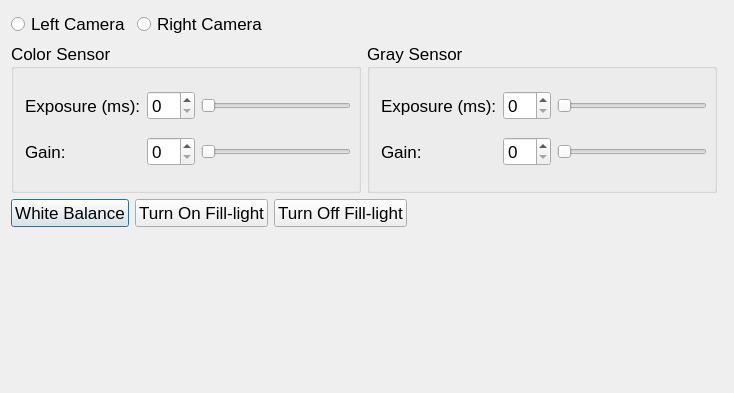
<?xml version="1.0" encoding="UTF-8"?>
<ui version="4.0">
 <class>ParameterDialogClass</class>
 <widget class="QDialog" name="ParameterDialogClass">
  <property name="geometry">
   <rect>
    <x>0</x>
    <y>0</y>
    <width>734</width>
    <height>393</height>
   </rect>
  </property>
  <property name="font">
   <font>
    <family>Microsoft YaHei UI</family>
    <pointsize>13</pointsize>
   </font>
  </property>
  <property name="windowTitle">
   <string>ParameterDialog</string>
  </property>
  <layout class="QVBoxLayout" name="verticalLayout">
   <item>
    <layout class="QHBoxLayout" name="horizontalLayout">
     <item>
      <widget class="QRadioButton" name="rbLeftCamera">
       <property name="sizePolicy">
        <sizepolicy hsizetype="Minimum" vsizetype="Maximum">
         <horstretch>0</horstretch>
         <verstretch>0</verstretch>
        </sizepolicy>
       </property>
       <property name="font">
        <font>
         <family>Microsoft YaHei UI</family>
         <pointsize>13</pointsize>
        </font>
       </property>
       <property name="text">
        <string>Left Camera</string>
       </property>
      </widget>
     </item>
     <item>
      <widget class="QRadioButton" name="rbRightCamera">
       <property name="sizePolicy">
        <sizepolicy hsizetype="Minimum" vsizetype="Maximum">
         <horstretch>0</horstretch>
         <verstretch>0</verstretch>
        </sizepolicy>
       </property>
       <property name="font">
        <font>
         <family>Microsoft YaHei UI</family>
         <pointsize>13</pointsize>
        </font>
       </property>
       <property name="text">
        <string>Right Camera</string>
       </property>
      </widget>
     </item>
     <item>
      <spacer name="horizontalSpacer_2">
       <property name="orientation">
        <enum>Qt::Horizontal</enum>
       </property>
       <property name="sizeHint" stdset="0">
        <size>
         <width>40</width>
         <height>20</height>
        </size>
       </property>
      </spacer>
     </item>
    </layout>
   </item>
   <item>
    <layout class="QHBoxLayout" name="horizontalLayout_2">
     <item>
      <widget class="QGroupBox" name="gbColorSensor">
       <property name="sizePolicy">
        <sizepolicy hsizetype="Minimum" vsizetype="Minimum">
         <horstretch>0</horstretch>
         <verstretch>0</verstretch>
        </sizepolicy>
       </property>
       <property name="minimumSize">
        <size>
         <width>350</width>
         <height>150</height>
        </size>
       </property>
       <property name="font">
        <font>
         <family>Microsoft YaHei UI</family>
         <pointsize>13</pointsize>
        </font>
       </property>
       <property name="title">
        <string>Color Sensor</string>
       </property>
       <layout class="QGridLayout" name="gridLayout">
        <item row="0" column="2">
         <widget class="QSlider" name="sliderColorExposure">
          <property name="sizePolicy">
           <sizepolicy hsizetype="Maximum" vsizetype="Fixed">
            <horstretch>0</horstretch>
            <verstretch>0</verstretch>
           </sizepolicy>
          </property>
          <property name="minimumSize">
           <size>
            <width>150</width>
            <height>0</height>
           </size>
          </property>
          <property name="orientation">
           <enum>Qt::Horizontal</enum>
          </property>
         </widget>
        </item>
        <item row="2" column="0">
         <widget class="QLabel" name="label_2">
          <property name="text">
           <string>Gain:</string>
          </property>
         </widget>
        </item>
        <item row="0" column="0">
         <widget class="QLabel" name="label">
          <property name="text">
           <string>Exposure (ms):</string>
          </property>
         </widget>
        </item>
        <item row="2" column="2">
         <widget class="QSlider" name="sliderColorGain">
          <property name="sizePolicy">
           <sizepolicy hsizetype="Maximum" vsizetype="Fixed">
            <horstretch>0</horstretch>
            <verstretch>0</verstretch>
           </sizepolicy>
          </property>
          <property name="minimumSize">
           <size>
            <width>150</width>
            <height>0</height>
           </size>
          </property>
          <property name="orientation">
           <enum>Qt::Horizontal</enum>
          </property>
         </widget>
        </item>
        <item row="0" column="1">
         <widget class="QSpinBox" name="sbColorExposure"/>
        </item>
        <item row="2" column="1">
         <widget class="QSpinBox" name="sbColorGain"/>
        </item>
       </layout>
      </widget>
     </item>
     <item>
      <widget class="QGroupBox" name="gbGraySensor">
       <property name="sizePolicy">
        <sizepolicy hsizetype="Minimum" vsizetype="Minimum">
         <horstretch>0</horstretch>
         <verstretch>0</verstretch>
        </sizepolicy>
       </property>
       <property name="minimumSize">
        <size>
         <width>350</width>
         <height>150</height>
        </size>
       </property>
       <property name="font">
        <font>
         <family>Microsoft YaHei UI</family>
         <pointsize>13</pointsize>
        </font>
       </property>
       <property name="title">
        <string>Gray Sensor</string>
       </property>
       <layout class="QGridLayout" name="gridLayout_2">
        <item row="1" column="0">
         <widget class="QLabel" name="label_4">
          <property name="text">
           <string>Gain:</string>
          </property>
         </widget>
        </item>
        <item row="0" column="2">
         <widget class="QSlider" name="sliderGrayExposure">
          <property name="sizePolicy">
           <sizepolicy hsizetype="Maximum" vsizetype="Fixed">
            <horstretch>0</horstretch>
            <verstretch>0</verstretch>
           </sizepolicy>
          </property>
          <property name="minimumSize">
           <size>
            <width>150</width>
            <height>0</height>
           </size>
          </property>
          <property name="orientation">
           <enum>Qt::Horizontal</enum>
          </property>
         </widget>
        </item>
        <item row="0" column="0">
         <widget class="QLabel" name="label_3">
          <property name="text">
           <string>Exposure (ms):</string>
          </property>
         </widget>
        </item>
        <item row="1" column="2">
         <widget class="QSlider" name="sliderGrayGain">
          <property name="sizePolicy">
           <sizepolicy hsizetype="Maximum" vsizetype="Fixed">
            <horstretch>0</horstretch>
            <verstretch>0</verstretch>
           </sizepolicy>
          </property>
          <property name="minimumSize">
           <size>
            <width>150</width>
            <height>0</height>
           </size>
          </property>
          <property name="orientation">
           <enum>Qt::Horizontal</enum>
          </property>
         </widget>
        </item>
        <item row="0" column="1">
         <widget class="QSpinBox" name="sbGrayExposure"/>
        </item>
        <item row="1" column="1">
         <widget class="QSpinBox" name="sbGrayGain"/>
        </item>
       </layout>
      </widget>
     </item>
     <item>
      <spacer name="horizontalSpacer_3">
       <property name="orientation">
        <enum>Qt::Horizontal</enum>
       </property>
       <property name="sizeHint" stdset="0">
        <size>
         <width>40</width>
         <height>20</height>
        </size>
       </property>
      </spacer>
     </item>
    </layout>
   </item>
   <item>
    <layout class="QHBoxLayout" name="horizontalLayout_3">
     <item>
      <widget class="QPushButton" name="btnWhiteBalance">
       <property name="text">
        <string>White Balance</string>
       </property>
      </widget>
     </item>
     <item>
      <widget class="QPushButton" name="btnFillLightOn">
       <property name="text">
        <string>Turn On Fill-light</string>
       </property>
      </widget>
     </item>
     <item>
      <widget class="QPushButton" name="btnFillLightOff">
       <property name="text">
        <string>Turn Off Fill-light</string>
       </property>
      </widget>
     </item>
     <item>
      <spacer name="horizontalSpacer">
       <property name="orientation">
        <enum>Qt::Horizontal</enum>
       </property>
       <property name="sizeHint" stdset="0">
        <size>
         <width>40</width>
         <height>20</height>
        </size>
       </property>
      </spacer>
     </item>
    </layout>
   </item>
   <item>
    <spacer name="verticalSpacer">
     <property name="orientation">
      <enum>Qt::Vertical</enum>
     </property>
     <property name="sizeHint" stdset="0">
      <size>
       <width>238</width>
       <height>142</height>
      </size>
     </property>
    </spacer>
   </item>
  </layout>
 </widget>
 <layoutdefault spacing="6" margin="11"/>
 <resources/>
 <connections>
  <connection>
   <sender>sbColorExposure</sender>
   <signal>valueChanged(int)</signal>
   <receiver>sliderColorExposure</receiver>
   <slot>setValue(int)</slot>
   <hints>
    <hint type="sourcelabel">
     <x>169</x>
     <y>104</y>
    </hint>
    <hint type="destinationlabel">
     <x>274</x>
     <y>104</y>
    </hint>
   </hints>
  </connection>
 </connections>
</ui>
